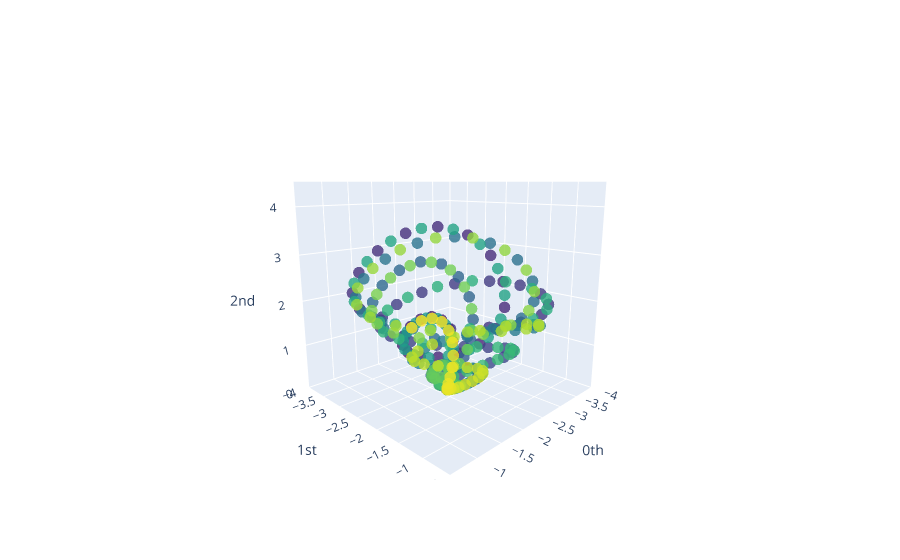

The notebook cell saved with this chart:
### Code cell
x = numpy.linspace(0, 50, 1000)
y = numpy.cosh(numpy.cos(numpy.pi / 2 * x) + numpy.sin(x))

pc = embedding.fit_transform(y)
alpha = numpy.pi
pc = pc @ numpy.array([
    [ numpy.cos(alpha), -numpy.sin(alpha), 0 ],
    [ numpy.sin(alpha), numpy.cos(alpha), 0 ],
    [ 0, 0, 1 ]
])

fig = gtda.plotting.plot_point_cloud(pc)

fig.update_layout(
    autosize = False,
    scene = {
        'xaxis': { 'nticks': 0, 'range': [ -4, -0.5 ] },
        'yaxis': { 'nticks': 0, 'range': [ -4, -0.5 ] },
        'zaxis': { 'nticks': 0, 'range': [ 0, 4.5 ] }
    },
    scene_camera = {
        'up': { 'x': 0, 'y': 0, 'z': 1 },
        'center': { 'x': 0, 'y': 0, 'z': 0 },
        'eye': { 'x': 1.5, 'y': 1.5, 'z': 0.5 }
    }
)

display(fig)
fig.write_image(file = f"point_clouds/2.svg", format = "svg")

### Figure 1 — Plotly figure (JSON) as saved in the notebook; plotly's stock layout.template omitted (floating-point values rounded to 4 significant figures; data arrays with more than 128 entries replaced by an {"elided": "..."} marker saying what was removed)
{"data": [{"marker": {"color": {"elided": "323 int values"}, "colorscale": [[0, "#440154"], [0.1111, "#482878"], [0.2222, "#3e4989"], [0.3333, "#31688e"], [0.4444, "#26828e"], [0.5556, "#1f9e89"], [0.6667, "#35b779"], [0.7778, "#6ece58"], [0.8889, "#b5de2b"], [1, "#fde725"]], "opacity": 0.8, "size": 4}, "mode": "markers", "type": "scatter3d", "x": {"elided": "323 float values"}, "y": {"elided": "323 float values"}, "z": {"elided": "323 float values"}}], "layout": {"autosize": false, "scene": {"camera": {"center": {"x": 0, "y": 0, "z": 0}, "eye": {"x": 1.5, "y": 1.5, "z": 0.5}, "up": {"x": 0, "y": 0, "z": 1}}, "xaxis": {"exponentformat": "e", "nticks": 0, "range": [-4, -0.5], "showexponent": "all", "title": {"text": "0th"}, "type": "linear"}, "yaxis": {"exponentformat": "e", "nticks": 0, "range": [-4, -0.5], "showexponent": "all", "title": {"text": "1st"}, "type": "linear"}, "zaxis": {"exponentformat": "e", "nticks": 0, "range": [0, 4.5], "showexponent": "all", "title": {"text": "2nd"}, "type": "linear"}}}}
